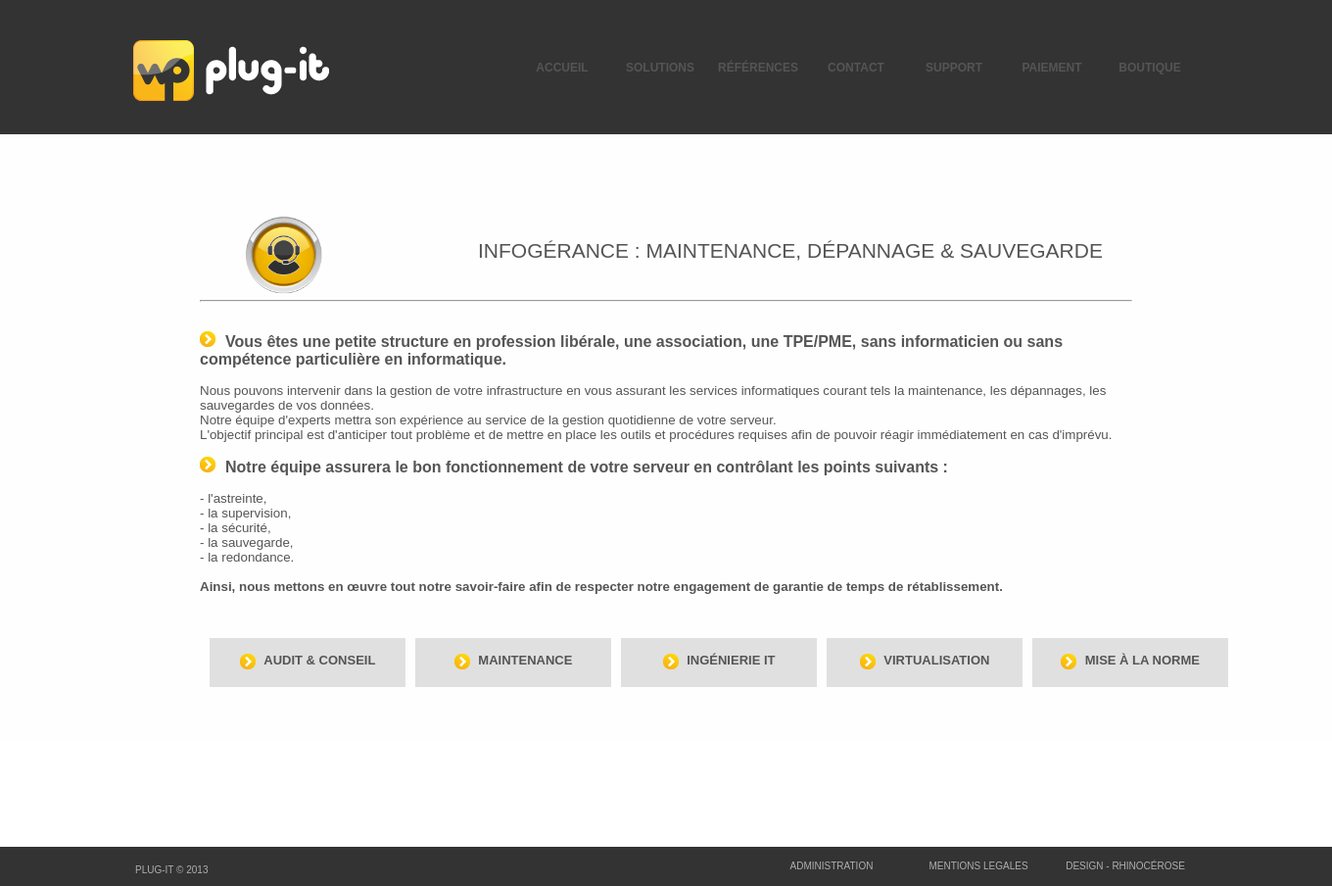
Screenshot of /index.php?page=services&mode=viewone&id=3 with the database file from the repository.
### tables this page shows
CREATE TABLE IF NOT EXISTS `menu` (
  `id` int(11) NOT NULL AUTO_INCREMENT,
  `interne` tinyint(1) NOT NULL,
  `active` tinyint(1) NOT NULL,
  `nom` varchar(50) NOT NULL,
  `position` int(11) NOT NULL,
  `lien` varchar(255) NOT NULL,
  PRIMARY KEY (`id`)
);

CREATE TABLE IF NOT EXISTS `services` (
  `id` int(11) NOT NULL AUTO_INCREMENT,
  `titre` varchar(100) NOT NULL,
  `corps` text NOT NULL,
  `image` varchar(100) NOT NULL,
  `subtitre` varchar(50) NOT NULL,
  `date` timestamp NOT NULL DEFAULT CURRENT_TIMESTAMP,
  `ordre` int(11) NOT NULL,
  PRIMARY KEY (`id`)
);

### Include/common/Banniere.php (the view, shortened to what this page needs)
<div style="overflow:hidden;">
	<table style="position:absolute;right:10%;" height="137px" class="menu" cellspacing="0">
		<tr>
<?php
		$rq = mysql_query("SELECT * FROM menu ORDER BY position")or die('Erreur SQL !<br />'.mysql_error());
		while($ar=mysql_fetch_array($rq))
		{
			if($ar['active'] == true)
			{
				echo '
				<td onclick="location.href=\''.$ar['lien'].'\'"';
						echo 'class="menu_unselected"';
				echo '>'.$ar['nom'].'</td>';
			}
		}
?>
		</tr>
	</table>
</div>

### Include/invite/services.php (shortened to what this page needs)
<?php
	switch($_GET['mode'])
	{
		case 'viewone':
			if(isset($_GET['id']))
			{
				$retour = mysql_query("SELECT count(id) as cpt FROM services WHERE id='".$_GET["id"]."'")or die('Erreur SQL !<br />'.mysql_error());
				$donnees = mysql_fetch_array($retour);
				if($donnees['cpt'] == 1)
				{
					$retour = mysql_query("SELECT * FROM services WHERE id='".$_GET['id']."'") or die('Erreur SQL !<br />'.mysql_error());
					$donnees = mysql_fetch_array($retour);
					echo '<div style="margin:auto;width:70%;">
						<table>
							<tr>
								<td><img src="'.$donnees['image'].'" style="width:60%;"/></td>
								<td><h2>'.$donnees['titre'].'</h2></td>
							</tr>
						</table>
						<hr/>
						<br/>
						'.nl2br($donnees['corps']).'
						</div>';
					$retour = mysql_query("SELECT * FROM services WHERE id<>'".$_GET['id']."' ORDER BY ordre LIMIT 10")or die('Erreur SQL !<br />'.mysql_error());
					$i=1;
					echo'<div style="margin:auto;width:70%;margin-top:20px;">
					<table cellspacing="10">';
					while ($donnees = mysql_fetch_array($retour))
						{
							if($i == 1)
								echo '<tr>';
							echo '<td>
							<div class="blocklink" onclick="location.href=\'Index.php?page=services&mode=viewone&id='.$donnees['id'].'\'">
								<p style="text-align:center;position:relative;top:30%;">
									<img src="images/fleche.png" style="vertical-align:middle;"/> <span style="font-size:13px;font-weight:bold;margin-left:5px;text-transform:uppercase;">'.$donnees['subtitre'].'</span>
								</p>
							</div></td>';
							$i++;
							if($i > 5)
							{
								$i=1;
								echo '</tr>';
							}
						}
					echo '</table>
				</div>';
				}
				else
					echo '<p>Erreur</p>';
			}
			else
				echo '<p>Erreur</p>';
		break;
	}

### css/styles.css (style rules this page uses)
* { padding: 0px; margin: 0px; outline: none; }

### styles/index.css (style rules this page uses)
.menu td { width:100px; text-align:center; cursor: pointer; font-weight:bold; text-transform:uppercase; font-size: 12px; }
.blocklink { width:200px; height: 50px; background-color:#e0e0e0; cursor: pointer; }
.titre { font-size:120%; font-weight:bold; }
h2,h3 { text-align: center; font-weight: normal; font-size:21px; line-height:21px; text-transform:uppercase; }
body { color:#555555; font-size:10pt; font-family: Arial,Helvetica,sans-serif; padding:0; margin: 0; }
html { margin:0; }

### rows the page displays
menu: nom "ACCUEIL"
menu: nom "SOLUTIONS"
menu: nom "RÉFÉRENCES"
menu: nom "CONTACT"
menu: nom "SUPPORT"
menu: nom "PAIEMENT"
menu: nom "BOUTIQUE"
services: image (picture), titre "INFOGÉRANCE : MAINTENANCE, DÉPANNAGE & SAUVEGARDE", corps (picture), corps "Vous êtes une petite structure en profession libérale, une association, une TPE/PME, sans informaticien ou sans compétence particulière en informatique. Nous pouvons intervenir dans la gestion de votre infrastructure en vous assurant les services informatiques courant tels la maintenance, les dépannages, les sauvegardes de vos données. Notre équipe d'experts mettra son expérience au service de la gestion quotidienne de votre serveur. L'objectif principal est d'anticiper tout problème et de mettre en place les outils et procédures requises afin de pouvoir réagir immédiatement en cas d'imprévu. Notre équipe assurera le bon fonctionnement de votre serveur en contrôlant les points suivants : -…"
services: subtitre "AUDIT & CONSEIL"
services: subtitre "MAINTENANCE"
services: subtitre "INGÉNIERIE IT"
services: subtitre "VIRTUALISATION"
services: subtitre "MISE À LA NORME"
